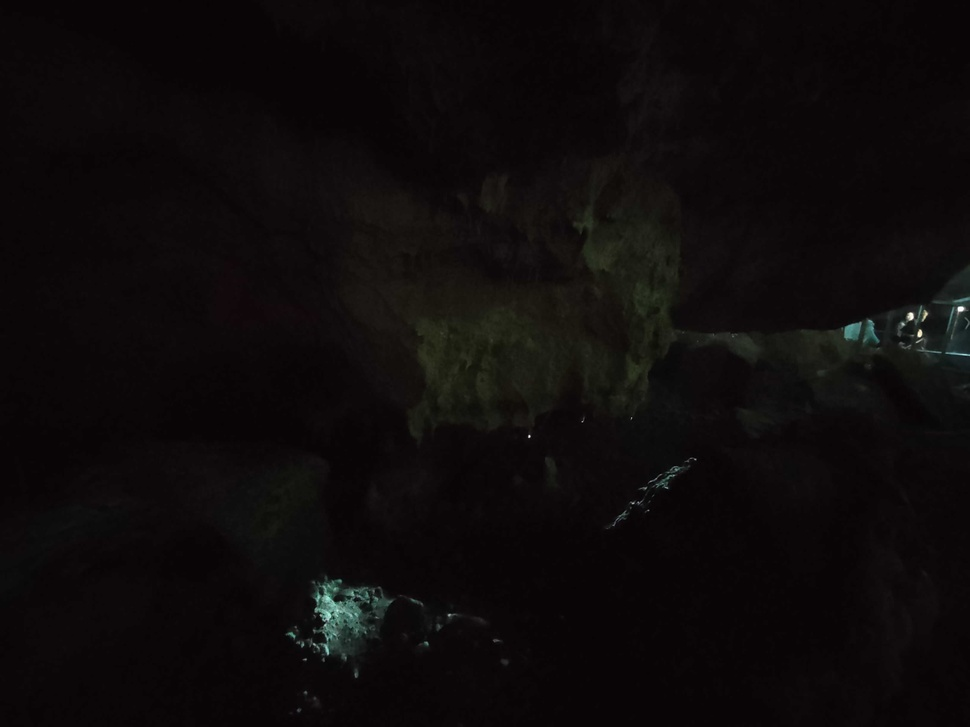
#> input picture data_augm/limestone_cave.jpg, 970 x 727 px, shrunk from 3264 x 2448 before the run, found by its file name
$ python low_light_enhancement.py
#> lines starting #> are read from the running program, lines starting #| are printed output that depends on the picture
#> further down, image is the input picture: shape (727, 970, 3); mean R, G, B 13.9, 10.7, 10.8
#> `img_hsv = cv2.cvtColor(image, cv2.COLOR_RGB2HSV)`: img_hsv: shape (727, 970, 3); mean H, S, V 147.4, 84.4, 14.3
#Import the necessary libraries
import cv2
import matplotlib.pyplot as plt
import numpy as np
import imageio.v3 as iio

def flatten_extend(matrix):
    flat_list = []
    for row in matrix:
        flat_list.extend(row)
        return flat_list

def color2gray(img):
    if img.ndim == 3:  # Check if the image has color channels
        gray_img = np.dot(img[..., :3], [0.299, 0.587, 0.114])
    else:
        gray_img = img  # If the image is already grayscale
    return gray_img

def find_nearest(ref_array, value):
    idx = (np.abs(np.array(ref_array) - value)).argmin()
    return idx

def clahe_hist(img_v):
    img_v = img_hsv[:,:,2].astype(np.uint8)
    clahe = cv2.createCLAHE(clipLimit=2.0, tileGridSize=(8,8))
    cl1 = clahe.apply(img_v)
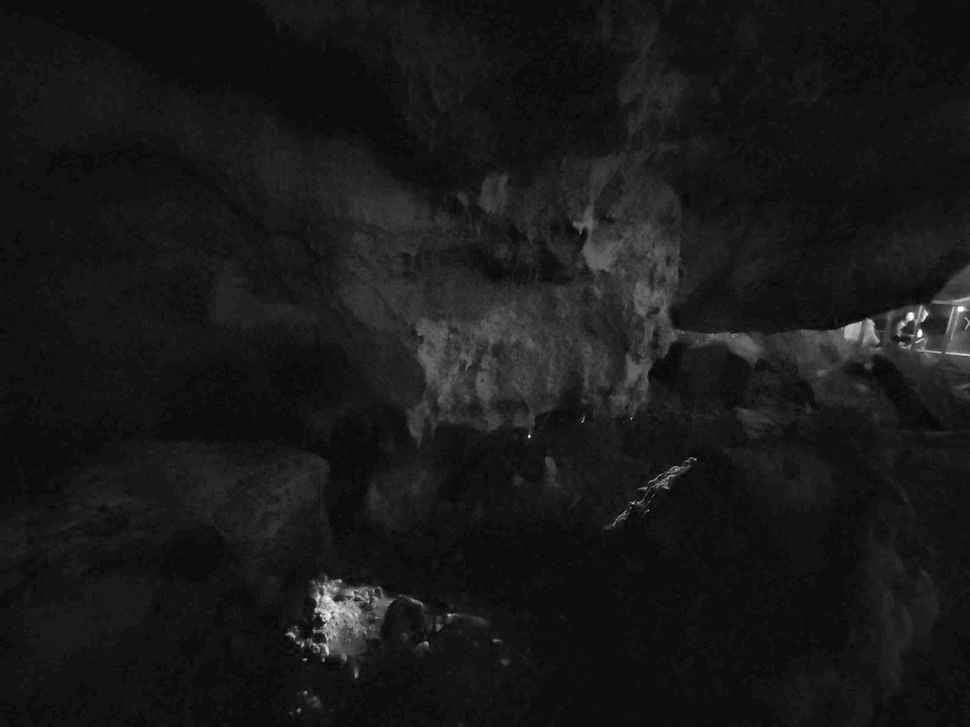
#> cl1: shape (727, 970); min 3, max 255, mean 24.4
#> `shifting_result_clh[:,:,2] = shift_clh`: shifting_result_clh: shape (727, 970, 3); mean H, S, V 147.4, 84.4, 24.4
    return cl1

def intensity_factoring(img_v, intensity_factor):
#> called with intensity_factor = 5
    increased_value_channel = np.clip(img_v * intensity_factor, 0, 255).astype(np.uint8)
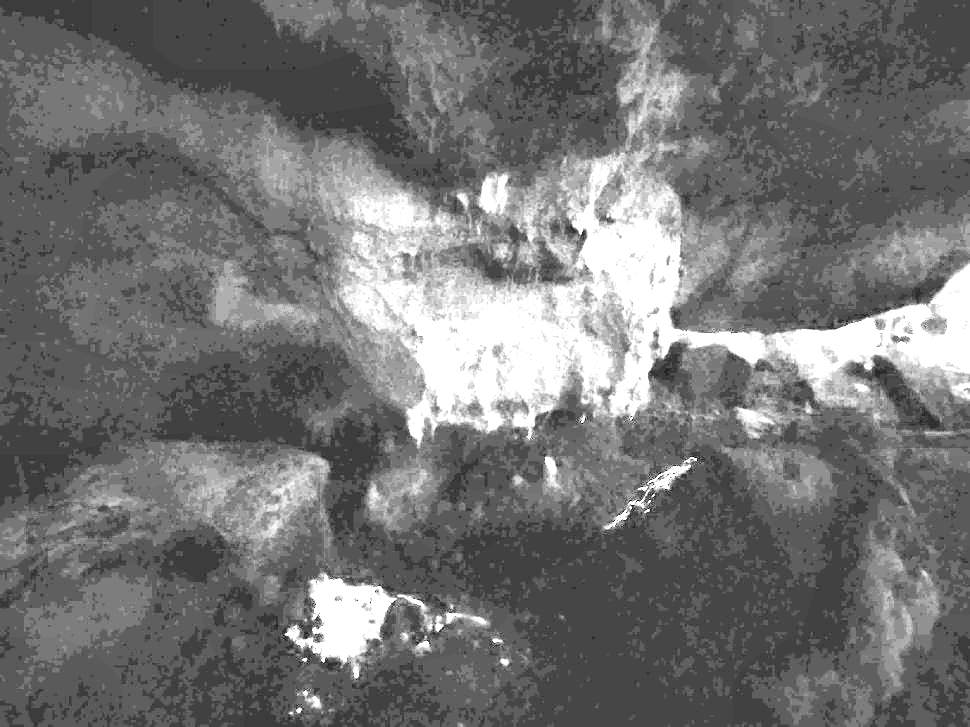
#> increased_value_channel: shape (727, 970); min 15, max 255, mean 115.2
#> `shifting_result_fac[:,:,2] = shift_fac`: shifting_result_fac: shape (727, 970, 3); mean H, S, V 147.4, 84.4, 115.2
    return increased_value_channel

def retinex_model(img):
    c_max = [np.max(img[:,:,i]) for i in range(img.shape[2])]
#> c_max = [255, 255, 255]
    ratio = [c_max[1]/c_max[i] for i in range(img.shape[2])]
#> ratio = [1, 1, 1]
    print(ratio)
#| [1.0, 1.0, 1.0]
    new_img = np.stack((ratio[0]*img[:,:,0], ratio[1]*img[:,:,1], ratio[2]*img[:,:,2]), axis=-1)
    return ratio, new_img


# Load the image
image = iio.imread('low_light_enhancement/limestone_cave.jpg')

#Plot the original image
plt.subplot(2, 4, 1)
plt.title("Original")
plt.imshow(image)

img_hsv = cv2.cvtColor(image, cv2.COLOR_RGB2HSV)

shift_clh = clahe_hist(img_hsv[:,:,2])
shifting_result_clh = img_hsv
shifting_result_clh[:,:,2] = shift_clh

intensity_factor = 5.0
shift_fac = intensity_factoring(img_hsv[:,:,2], intensity_factor)
shifting_result_fac = img_hsv
shifting_result_fac[:,:,2] = shift_fac

ratio, shifting_result_rei = retinex_model(image)
#> ratio = [1, 1, 1]
#> the loop in flatten_extend, `for row in matrix:` made 1 pass
#> after the loop in flatten_extend, `for row in matrix:`: flat_list = 970 values, max 155 at index 357, min 40 at index 179, mean 84.69
#> after the loop in flatten_extend, `for row in matrix:`: flat_list = 970 values, max 13 at index 631, min 4 at index 179, mean 7.4


#Plot the contrast image
plt.subplot(2, 4, 2)
plt.title("Brightness shift CLAHE")
plt.imshow(cv2.cvtColor(shifting_result_clh, cv2.COLOR_HSV2RGB))

plt.subplot(2, 4, 3)
plt.title("Brightness shift factoring")
plt.imshow(cv2.cvtColor(shifting_result_fac, cv2.COLOR_HSV2RGB))

plt.subplot(2, 4, 4)
plt.title("Brightness shift Retinex")
plt.imshow(cv2.cvtColor(shifting_result_fac, cv2.COLOR_HSV2RGB))

# Plot the histograms of intensities
plt.subplot(2, 4, 5)
plt.title('Histogram')
plt.hist(flatten_extend(img_hsv[:,:,2]), bins=np.arange(0,255,1))

plt.subplot(2, 4, 6)
plt.title('Histogram')
plt.hist(flatten_extend(shifting_result_clh[:,:,2]), bins=np.arange(0,255,1))

plt.subplot(2, 4, 7)
plt.title('Histogram')
plt.hist(flatten_extend(shifting_result_fac[:,:,2]), bins=np.arange(0,255,1))

plt.subplot(2, 4, 8)
plt.title('Histogram')
plt.hist(flatten_extend(shifting_result_rei[:,:,2]), bins=np.arange(0,255,1))

plt.show()
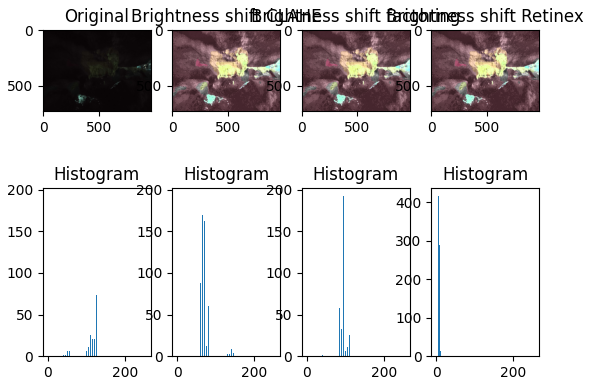
#> figure drawn by matplotlib, 8 panels; panel 5: tallest bar 192 high, from x = 95 to 96; panel 6: tallest bar 192 high, from x = 95 to 96; panel 7: tallest bar 192 high, from x = 95 to 96; panel 8: tallest bar 416 high, from x = 6 to 7
